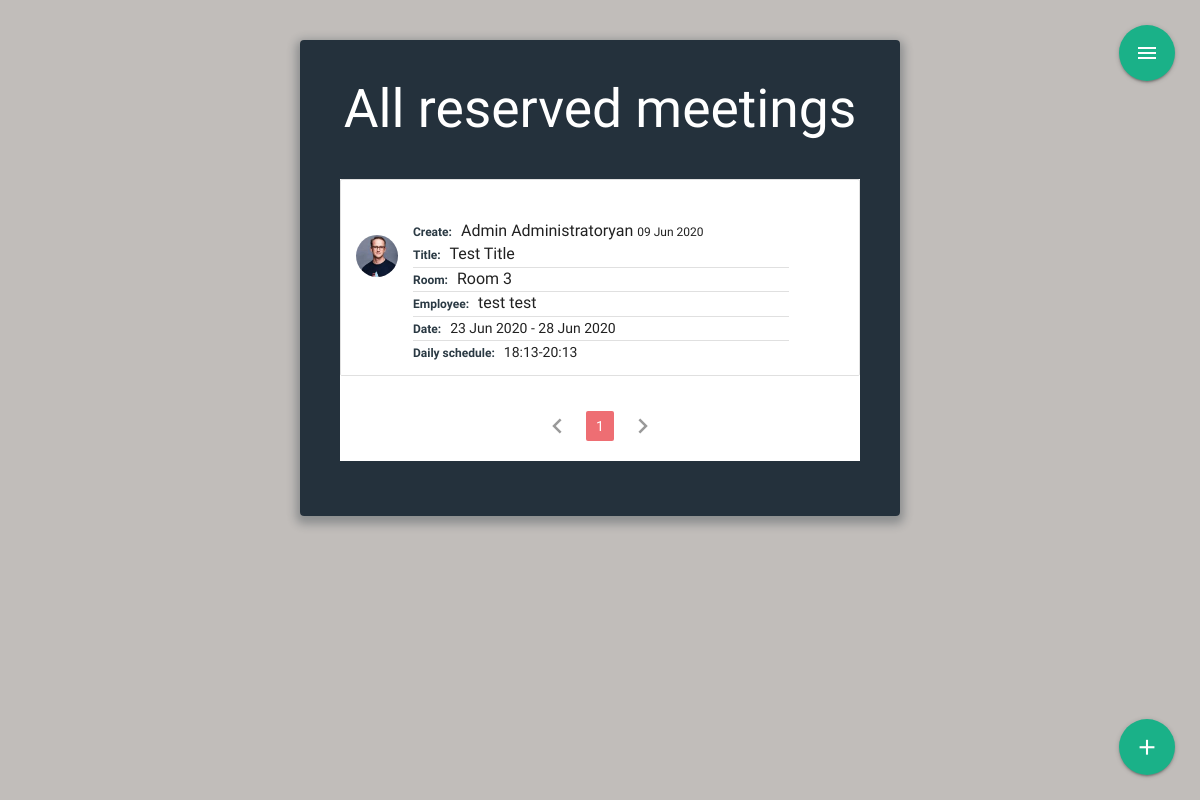
Before: /home (signed in) with the older database file.
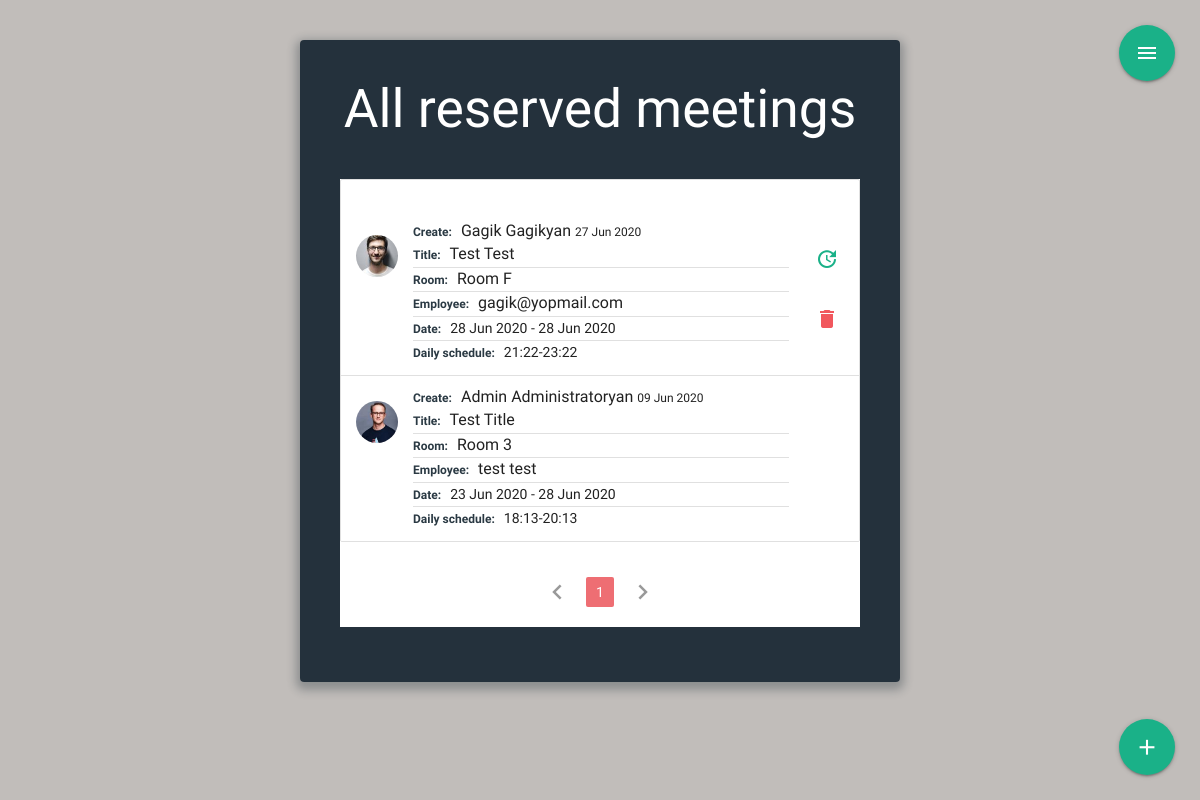
After: the same page with the newer database file.
### meeting_app/models.py (models this page shows, shortened)
class Meeting(db.Model):
  id = db.Column(db.Integer, primary_key=True)
  meeting_title = db.Column(db.String(100), nullable=False)
  room = db.Column(db.String(100), nullable=False)
  employee = db.Column(db.Text, nullable=False)
  start_date = db.Column(db.Date, nullable=False)
  end_date = db.Column(db.Date)
  start_time = db.Column(db.Time, nullable=False)
  end_time = db.Column(db.Time, nullable=False)
  created_date = db.Column(db.DateTime, nullable=False, default=datetime.utcnow)
  user_id = db.Column(db.Integer, db.ForeignKey('user.id'), nullable=False)

class User(db.Model, UserMixin):
  id = db.Column(db.Integer, primary_key=True)
  fname = db.Column(db.String(60), nullable=False)
  lname = db.Column(db.String(60), nullable=False)
  email = db.Column(db.String(120), unique=True, nullable=False)
  image_file = db.Column(db.String(20), nullable=False, default='avatar.png')
  usertype = db.Column(db.String(20), nullable=False, default="user")
  password = db.Column(db.String(60), nullable=False)
  created_meetings = db.relationship('Meeting', backref='author', lazy=True)

### meeting_app/main/routes.py (the view)
@main.route('/', methods=["GET", "POST"])
@main.route("/home", methods=["GET", "POST"])
def index():
  if current_user.is_authenticated:
    page=request.args.get('page',1,type=int)
    current_date = datetime(datetime.today().year, datetime.today().month, datetime.today().day)
    month = current_date - timedelta(days = 1)
    meetings = Meeting.query.filter(Meeting.end_date > month).order_by(Meeting.created_date.desc()).paginate(page=page,per_page=5)
    image_file = url_for('static', filename='/img/' + current_user.image_file)
    return render_template("index.html", isIndex=True,image_file=image_file,meetings=meetings,legend="All reserved meetings")
  else:
    return redirect(url_for('users.login'))

### meeting_app/models.py (called while the page is built)
@login_manager.user_loader
def load_user(user_id):
  return User.query.get(int(user_id))

### meeting_app/templates/index.html (shortened to what this page needs)
{%extends "layout.html"%}
{% block content %}
<div class="wrap">
<h2>{{legend}}</h2>
<div id="shedule">
 <ul class="collection">
  {% if meetings.items != [] %}
    {% for meeting in meetings.items %}
      <li class="collection-item avatar">
      <a href="{{url_for('users.user_reserves', id=meeting.author.id)}}">
        <div class="img-wrapper circle">
          <div class="img " style="background-image: url({{url_for('static', filename='img/'+meeting.author.image_file, )}})"></div>
        </div>
      </a>
        <span class="title5 collection-title">Create:</span>
        <a href=""></a>{{meeting.author.fname}} {{meeting.author.lname}} </a>
        <span class="small-text">{{meeting.created_date.strftime('%d %b %Y')}}  </span>
        <p>
          <span class="collection-title">Title:</span>    {{meeting.meeting_title}}
          <p class="divider"></p>
          <span class="collection-title">Room:</span>    {{meeting.room}}
          <p class="divider"></p>
          <span class="collection-title">Employee:</span> {{meeting.employee}}
          <p class="divider"></p>
          {% if meeting.end_date %}
            <span class="collection-title">Date:</span> <span class="date">{{ meeting.start_date.strftime('%d %b %Y')}} -
            {{meeting.end_date.strftime('%d %b %Y')}} </span>
          {% else %}
          <span class="date"> {{ meeting.start_date.strftime('%d %b %Y')}}</span>
          {% endif %}
          <p class="divider"></p>
          <span class="collection-title">Daily schedule:</span> <span class="date">{{meeting.start_time.strftime('%H:%M')}}-{{meeting.end_time.strftime('%H:%M')}}</span>
        </p>
        {% if (meeting.author == current_user or current_user.usertype=="admin") %}
        <div class="action-buttons-wrapper">
          <a href="{{url_for('meetings.update_reserve', meeting_id=meeting.id)}}" class="secondary-content" title="update"><i class="material-icons">update</i></a>
          <a class="waves-effect waves-light modal-trigger secondary-content" href="#modal" data-id="{{url_for('meetings.delete_reserve',meeting_id = meeting.id)}}">  <i class="material-icons ">delete</i></a>
        </div>
        {%endif %}
      </li>
      {%endfor%}
    </ul>
    <ul class="pagination">
      {% if meetings.has_prev %}
      <li class="arrow"><a  href="{{ url_for('main.index',page=meetings.prev_num)}}"><i class="material-icons">chevron_left</i></a></li>
      {% else %}
      <li class="disabled"><a href="#!"><i class="material-icons">chevron_left</i></a></li>
      {% endif %}
      {% for page_num in meetings.iter_pages(left_edge=1, right_edge=1, left_current=1,right_current=2) %}
        {% if page_num %}
          {% if meetings.page ==page_num %}
            <li class="active"> <a href="{{ url_for('main.index',page=page_num)}}">{{page_num}}</a></li>
          {% else %}
            <li class="waves-effect pag-element"> <a href="{{ url_for('main.index',page=page_num)}}">{{page_num}}</a></li>
          {% endif %}
        {% else %}
          <span>...</span>
        {% endif %}
      {% endfor %}
      {% if meetings.has_next %}
        <li class="arrow"><a href="{{ url_for('main.index',page=meetings.next_num)}}"><i class="material-icons">chevron_right</i></a></li>
      {% else %}
      <li class="disabled"><a href="#!"><i class="material-icons">chevron_right</i></a></li>
      {% endif %}
    {% else %}
    <p class="no-shedules">There are no scheduled meetings, please add a meeting...</p>
    {% endif %}
  </ul>
</div>
{% if url_for(request.endpoint) != "/archive" %}
<div class="fixed-button-wrapper">
  <a class="btn-floating btn-large " href="{{url_for('meetings.reserve_new')}}" title="Add Meeting"><i class="material-icons">add</i></a>
</div>
{% else %}
  <div class="fixed-button-wrapper">
    <a class="btn-floating btn-large" href="{{url_for('main.index')}}"><i class="material-icons">home</i></a>
  </div>
{% endif %}
</div>
{% endblock %}

### meeting_app/templates/layout.html (shortened to what this page needs)
<!DOCTYPE html>
<html lang="en">
  <head>
    <link rel="stylesheet" href="/static/libs/MaterializeCss_1.0.0/materialize.css">
    <link rel="stylesheet" href="/static/css/style.css">
  </head>
  <body>
{%block nav%}
{% if isIndex %}
      <div class="menu-wrapper">
          <a href="#" data-target="slide-out" class="sidenav-trigger btn-floating btn-large"><i class="material-icons">menu</i></a>
      </div>
    {% endif %}
  {% endblock %}
    {% block content %}    {% endblock %}
  </body>
</html>

### meeting_app/static/css/style.css (style rules this page uses)
*, *:before, *:after { box-sizing: border-box; outline: none; }
html { overflow-y: scroll; }
body { background: #c1bdba; font-family: "Titillium Web", sans-serif; }
a { text-decoration: none; color: #1ab188; transition: 0.5s ease; }
.wrap { background: rgba(19, 35, 47, 0.9); padding: 40px; max-width: 600px; margin: 40px auto; border-radius: 4px; box-shadow: 0 4px 10px 4px rgba(19, 35, 47, 0.3); }
h1, h2 { text-align: center; color: #ffffff; font-weight: 300; margin: 0 0 40px; }
.collection .collection-item { position: relative; padding-right: 70px; }
#shedule { background-color: #fff; }
.fixed-button-wrapper { position: fixed; right: 25px; bottom: 25px; }
.fixed-button-wrapper .btn-floating { background-color: #1ab188; }
.fixed-button-wrapper .btn-floating i { font-size: 1.7rem; }
.menu-wrapper { position: fixed; top: 25px; right:25px; }
.menu-wrapper a { background-color: #1ab188; }
#shedule .img-wrapper { position: absolute; width: 42px; height: 42px; overflow: hidden; left: 15px; top: 25px; display: inline-block; vertical-align: middle; }
#shedule .img-wrapper .img { position: absolute; top: 0; left: 0; bottom: 0; right: 0; background-size: cover; background-repeat: no-repeat; background-position: center; }
#shedule .collection-title { color: rgba(19, 35, 47, 0.9); font-weight: bold; margin-right: 5px; font-size:12px; }
.collection { font-size: 16px; padding-top: 30px; }
#shedule .small-text { font-size: 12px; }
#shedule .date { font-size: 14px; }
.collection .collection-item.avatar .secondary-content { top: initial; right: 0; }
.collection .collection-item.avatar .secondary-content { color: #1ab188; }
.collection .collection-item.avatar .secondary-content:last-child { top:initial; right: 0; color: rgb(241, 87, 93); bottom: 0; }
.action-buttons-wrapper { position: absolute; top: 50%; right: 20px; height: 90px; width: 20px; transform: translateY(-50%); }
.pagination { text-align: center; padding: 20px 0; }
.pagination li a { font-size: 14px; }

Changed rows visible on the page:
added Meeting: image_file (picture), author.fname "Gagik", author.lname "Gagikyan", created_date "27 Jun 2020", meeting_title "Test Test", room "Room F", employee "gagik@yopmail.com", start_date "28 Jun 2020", end_date "28 Jun 2020", start_time "21:22", end_time "23:22"
